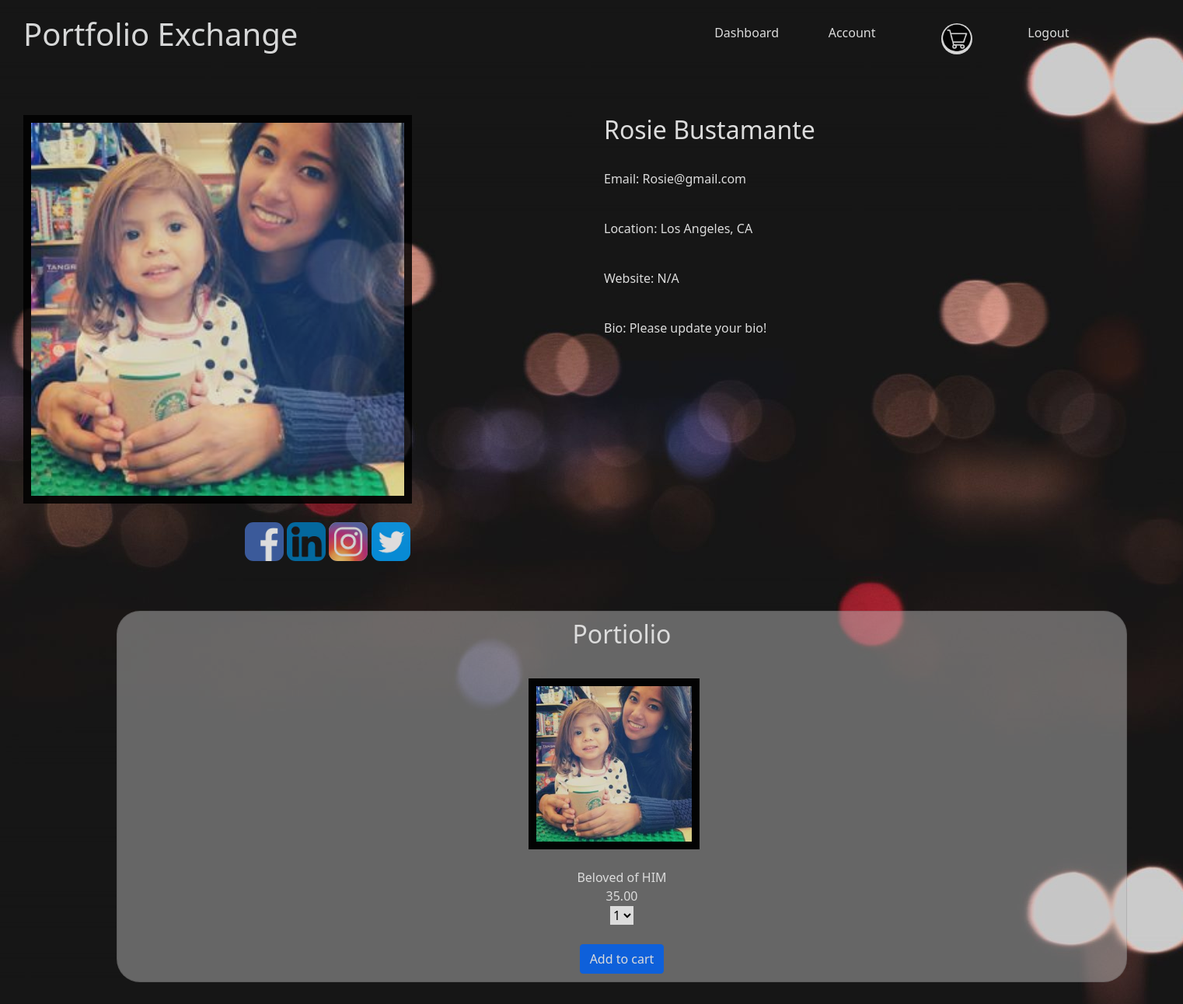
Page /user/contentcreator/12 (signed in) on the committed database.
### Solo_Project_App/models.py (models this page shows)
class User(models.Model):
    first_name = models.TextField()
    last_name = models.TextField()
    profile_pic = models.ImageField(null=True, blank=True, upload_to="images/")
    city = models.TextField()
    state = models.CharField(max_length=2)
    email = models.EmailField()
    bio = models.TextField(default='Please update your bio!')
    website = models.TextField(blank = True, null=True)
    password = models.TextField()
    created_at = models.DateTimeField(auto_now_add=True)
    updated_at = models.DateTimeField(auto_now=True)
    objects = UserManager()

class Portfolio(models.Model):
    title = models.CharField(max_length=55)
    price = models.DecimalField(decimal_places=2, max_digits=5)
    portfolio_image = models.ImageField(null=True, blank=True, upload_to="images/")
    content_creator = models.ForeignKey(User, related_name="user_portfolio", on_delete = models.CASCADE)
    portfolio_item = models.ManyToManyField(User, related_name="all_portfolio_items")
    created_at = models.DateTimeField(auto_now_add=True)
    updated_at = models.DateTimeField(auto_now=True)
    objects = PortfolioManager()

### Solo_Project_App/views.py (the view)
# urls.py: path('user/contentcreator/<int:user_id>', views.content_creator),
def content_creator(request, user_id):
    if "user_id" not in request.session:
        return redirect('/')
    context = {
        "content_creator":User.objects.get(id=user_id),
        "user_portfolio":User.objects.get(id=user_id).user_portfolio.all(),
        "user_id": User.objects.get(id=request.session['user_id']),
        "user_media": User.objects.get(id=user_id).user_social_media
    }
    return render(request, "creator.html", context)

### Solo_Project_App/templates/creator.html (shortened to what this page needs)
<!DOCTYPE html>
<html lang="en">
    <head>
        <link href="https://cdn.jsdelivr.net/npm/bootstrap@5.0.0-beta3/dist/css/bootstrap.min.css" rel="stylesheet">
        {% load static %}
        <link rel="stylesheet" href="{% static 'css/creator.css' %}?{% now 'U' %}">
    </head>
    <body>
        <div id="wrapper">
            <div class="row">
                <div class="col-7">
                    <h1 class="text-light">Portfolio Exchange</h1>
                </div>
                <div class="col-1 d-flex justify-content-end">
                    <a href="/user/success">Dashboard</a>
                </div>
                <div class="col-1 d-flex justify-content-end">
                    <a href="/user/account/{{user_id.id}}">Account</a>
                </div>
                <div class="col-1 d-flex justify-content-end">
                    <a href="/user/viewcart"><img style="border-radius: 30px;" src="{% static 'images/shopping_cart.png' %}" width='40px' height='40px'></a>
                </div>
                <div class="col-1 d-flex justify-content-end">
                    <a href="/user/logout">Logout</a>
                </div>
            </div>
            <br><br><br>
            <div class="row">
                <div class="col">
                    <div id="profpic">
                        <img src="{{content_creator.profile_pic.url}}" width="500px" height="500px">
                    </div>
                    <br>
                    <div id="socm">
                        <a href="{{content_creator.user_id.facebook}}"><img style="border-radius: 11px;" src="{% static 'images/facebook_logo.png' %}" height="50px" width="50px"></a>
                        <a href=""><img style="border-radius: 11px;" src="{% static 'images/LinkedIn_logo.png' %}" height="50px" width="50px"></a>
                        <a href=""><img style="border-radius: 11px;" src="{% static 'images/Instagram_logo.png' %}" height="50px" width="50px"></a>
                        <a href=""><img style="border-radius: 11px;" src="{% static 'images/Twitter_logo.png' %}" height="50px" width="50px"></a>
                    </div>
                </div>
                <br>
                <div class="col">
                    <h2>{{content_creator.first_name}} {{content_creator.last_name}}</h2>
                    <br>
                    <p> Email: {{content_creator.email}}</p>
                    <br>
                    <p> Location: {{content_creator.city}}, {{content_creator.state}}</p>
                    <br>
                    <p> Website: {{content_creator.website}}</p>
                    <br>
                    <p id="pbio"> Bio: {{content_creator.bio}}</p>
                </div>
            </div>
            <br>
            <div class="card">
                <h2 id="portfolioheader">Portiolio</h2>
                <div id="c_user">
                    {% for portfolio in user_portfolio %}
                    <div class="c_img">
                        <div id="port_img">
                            <img src="{{portfolio.portfolio_image.url}}" width="200px" height="200px">
                        </div>
                        <br>
                        {{portfolio.title}}
                        <br>
                        {{portfolio.price}}
                        <br>
                        <form action="/user/addcart/{{content_creator.id}}" method="POST">
                            <select name="quantity_ordered">
                                <option value="1">1</option>
                            </select>
                            <br><br>
                            <input class="btn btn-primary" type="submit" value="Add to cart">
                        </form>
                    </div>
                    {% endfor %}
                </div>
            </div>
        </div>
    </body>
</html>

### Solo_Project_App/static/css/creator.css (style rules this page uses)
* { margin:0px; padding:0px; }
body { background-image: url('../images/blurrylights.jpg'); height: 1000px; width: 1500px; opacity: .85; background-attachment: fixed; }
p, h2 { color: white; }
#pbio { width:600px; }
#profpic > img { border: 10px solid black; }
#wrapper { padding-left: 30px; padding-top: 20px; padding-bottom: 40px; }
#socm { margin-left: 285px; }
.card { background-color:rgba(192, 192, 192, 0.555); width: 1300px; padding-left: 30px; padding-right: 30px; height: max-content; margin-left: 120px; border-radius: 30px; padding-top: 10px; padding-bottom: 20px; margin-top: 40px; }
#c_user { display: flex; height: 400px; padding: 30px; justify-content: center; text-align: center; color: white; }
.c_img { display: block; }
#port_img { border: solid 10px black; margin-right: 20px; }
#portfolioheader { text-align: center; }
a { text-decoration: none; color: white; margin-top: 10px; }

### rows in the picture
User: profile_pic (picture), first_name "Rosie", last_name "Bustamante", email "Rosie@gmail.com", city "Los Angeles", state "CA", website "N/A", bio "Please update your bio!"
Portfolio: portfolio_image (picture), title "Beloved of HIM", price "35.00"
